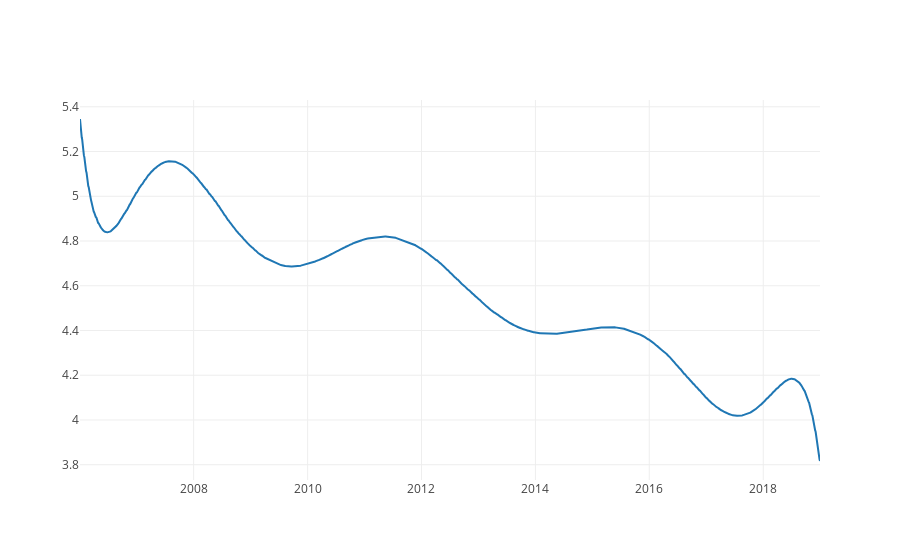

Notebook code cell kept with this figure:
### Markdown cell above
#### Combining the 2 Datasets and Do Analysis

### Code cell
India_Combine = combine_the_data_Stocks_n_LL(India_Stocks_Data, India_13yr_LL)
India_Combine.head()

### Figure 1 — Plotly figure (JSON) as saved in the notebook; plotly's stock layout.template omitted (floating-point values rounded to 4 significant figures; data arrays with more than 128 entries replaced by an {"elided": "..."} marker saying what was removed)
{"data": [{"type": "scatter", "uid": "36055fe9-979b-45e0-855c-b35867218652", "x": {"elided": "3210 str values"}, "y": {"elided": "3210 float values"}}], "layout": {}}
